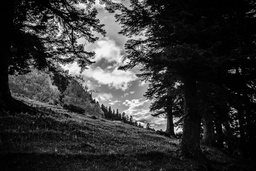
#> input picture 7_lab/img.jpg, 256 x 171 px, shrunk from 1223 x 816 before the run
$ python lab_7_code.py
#> lines starting #> are read from the running program, lines starting #| are printed output that depends on the picture
# Импортируемые библиотеки
import cv2
import numpy as np
import matplotlib.pyplot as plt
from PIL import Image

# Ввод названия изображения
image_name = 'img.jpg'

# Вывод исходного изображения
i= Image.open(image_name)
#> i is the input picture: PIL image 256x171 RGB; min 0, max 255, mean 51.8
h, w = i.size
#> h = 256; w = 171
print (h,w)
#| 256 171
i

# Вспомогательные функции вычисления u, b, v_ol и A
def u_d(img, max_delta):
    width, height = img.shape
    u = np.zeros((max_delta + 1, width + 1, height + 1))
    for i in range(0, width):
        for j in range(0, height):
            u[0][i][j] = img[i][j]
            for d in range(1, max_delta + 1):
                u[d][i][j] = max(u[d-1][i][j] + 1, max(u[d-1][i+1][j+1], u[d-1][i-1][j+1], u[d-1][i+1][j-1], u[d-1][i-1][j-1]))
    return u

def b_d(img, max_delta):
    width, height = img.shape
    b = np.zeros((max_delta + 1, width + 1, height + 1))
    for i in range(0, width):
        for j in range(0, height):
            b[0][i][j] = img[i][j]
            for d in range(1, max_delta + 1):
                b[d][i][j] = min(b[d-1][i][j] - 1, min(b[d-1][i+1][j+1], b[d-1][i-1][j+1], b[d-1][i+1][j-1], b[d-1][i-1][j-1]))
    return b

def v_ol(img, max_delta):
    width, height = img.shape
    u = u_d(img, max_delta)
    b = b_d(img, max_delta)
    vol = np.zeros(max_delta + 1)
    for d in range(1, max_delta + 1):
        sum = 0
        for i in range(0, width):
            for j in range(0, height):
                sum += u[d][i][j] - b[d][i][j]
        vol[d] = sum
    return vol

def get_A(img, max_delta):
    # [12 lines of commented-out code are left out]
    A = np.zeros(max_delta + 1)
    vol = v_ol(img, max_delta)
    for d in range(1, max_delta + 1):
        A[d] = (vol[d] - vol[d-1]) / 2
    return A


# Вычисление размерности
def get_D(img, max_delta, cell_size):
#> called with max_delta = 2, cell_size = 10
    width, height = img.shape
#> width = 171; height = 256
    cell_width = int(width / cell_size)
#> cell_width = 17
    cell_heigth = int(height / cell_size)
#> cell_heigth = 25
    A = np.zeros((cell_width, cell_heigth, max_delta + 1))
    for i in range(0, cell_width):
        for j in range(0, cell_heigth):
            cell_img = img[j*cell_size:cell_size * (j+1), i*cell_size:cell_size*(i+1)]
            a = get_A(cell_img, max_delta)
            for d in range(1, max_delta + 1):
                A[i][j][d] = a[d]
    sum_A = []
    for d in range(1, max_delta + 1):
        sum = 0
        for i in range(0, cell_width):
            for j in range(0, cell_heigth):
                sum += A[i][j][d]
        sum_A.append(sum)
    ss = np.polyfit(np.log(sum_A), np.log(np.arange(1, max_delta+1)), 1)[0] * (-1)
    return 2 - ss


# [9 lines of commented-out code are left out]
fig, ax = plt.subplots()
res = []
cell_range = range(10, 100, 5)
for cell in cell_range:
    img = cv2.imread(image_name, cv2.IMREAD_GRAYSCALE)
    res.append(get_D(img, 2, cell))
ax.plot(cell_range, res)
ax.set(xlabel='размер ячейки', ylabel='размерность')
ax.grid()
fig.savefig("result_"+image_name)
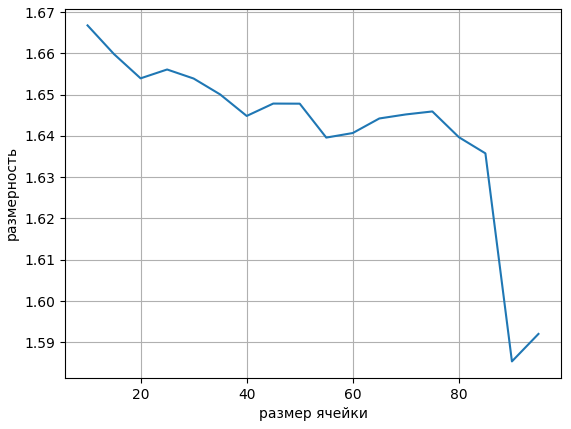
#> figure drawn by matplotlib, 1 panel; curve peaks at x = 10, y = 1.67
plt.show()
